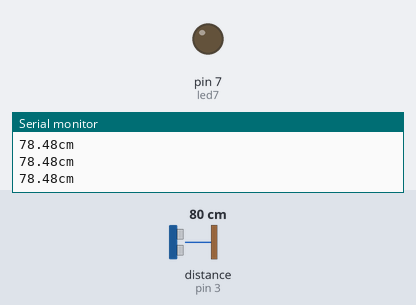
Recording of a sketch running on a simulated Arduino Uno, built with avr-gcc and run on an emulated ATmega328P. On the bench: output pins drawn as LEDs (lit = HIGH), the last lines printed to the serial monitor. Wiring (inferred from the names in the program): ultrasonic range finder: trigger pin 2; echo pin 3. The test bench sets the inputs (shaded band); at power-on: distance to the obstacle (sensor on pin 3) 80 cm. The echo pulse lasts 58.3 µs per cm; pins used as bus, display or sensor lines are not drawn.

Above: at 1.2 s.
1.3 s: distance to the obstacle (sensor on pin 3) set to 12 cm
2.8 s: distance to the obstacle (sensor on pin 3) set to 9 cm
At 3.1 s:
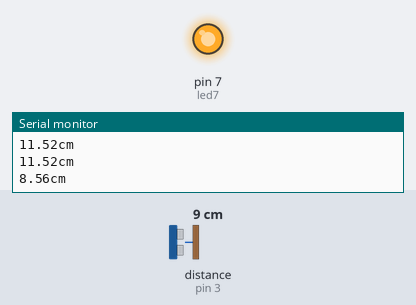
Timing chart, 0 to 11.8 s (numbered marks = the images above; inputs shaded):
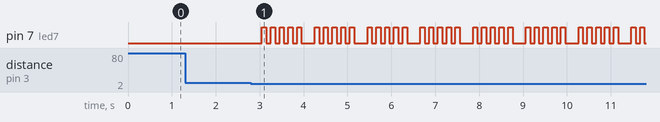

Measured:
- the behaviour switches between 11 and 10 cm on distance to the obstacle (sensor on pin 3) (found by bisection; images 0 and 1)
- after the input at 2.8 s, pin 7 (led7): LOW → HIGH after 0.25 s, then repeats every 1.2 s: 4 × (LOW 0.10 s, HIGH 0.10 s), LOW 0.30 s, HIGH 0.10 s

The sketch:

Lab3a_part1.ino
```cpp
#include <stdio.h>
#define ECHOPIN 3
#define TRIGPIN 2
int led7 = 7;
int Blink_Counter = 0;
int Loop_Counter =0;
void setup() {
  // put your setup code here, to run once:
  Serial.begin(9600);
  pinMode(ECHOPIN, INPUT);
  pinMode(TRIGPIN, OUTPUT);
  pinMode(led7, OUTPUT);

}
//double wait_time = delay(100);

void loop() {
  // put your main code here, to run repeatedly:
  digitalWrite(TRIGPIN, LOW);
  delayMicroseconds(2);
  digitalWrite(TRIGPIN,HIGH);
  delayMicroseconds(10);
  digitalWrite(TRIGPIN,LOW);
 float distance = 0.0168918918918919*pulseIn(ECHOPIN, HIGH); // return 0 if no high pulse in 1sec
 Serial.print(distance);
 Serial.println("cm");
 delay(200);
  if(distance <10)
  {
    for (int i = 0; i < 5; i++)
    {
    digitalWrite(led7,HIGH); //1
    delay(100);
    digitalWrite(led7,LOW); //1
    delay(100);
    Blink_Counter = i+1;
    }
    Loop_Counter ++;
    Serial.print("Led7 blinked ");
    Serial.print(Blink_Counter);
    Serial.print(" times ");
    Serial.print("for the ");
    Serial.print(Loop_Counter);
    if(Loop_Counter == 1)
    {
      Serial.print("st");
    }
    else if(Loop_Counter ==2)
    {
      Serial.print("nd");
    }
    else if(Loop_Counter ==3)
    {
      Serial.print("rd");
    }
    else
    {
      Serial.print("th");
    }
    Serial.print(" time\n");
  }
}
```
